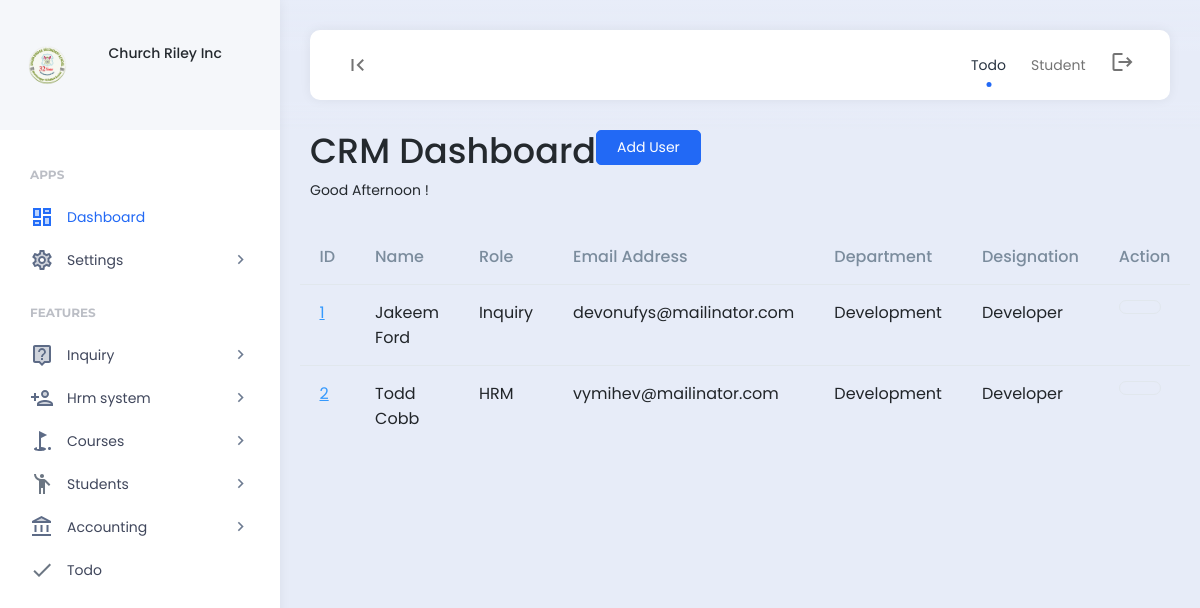
The page /company_user/ (signed in) on the database its author committed.
### features/models.py (models this page shows, shortened)
class Company(models.Model):
    company_name = models.CharField(max_length=255)
    company_address = models.CharField(max_length=255)
    company_email = models.CharField(max_length=255)
    company_contact_number = models.CharField(max_length=255)
    company_logo = models.ImageField(upload_to='company_images/')
    payment_terms = models.TextField()
    created = models.DateField(auto_now_add=True)
    class Meta:
        verbose_name_plural = "03. Company Setup"

### hrm/models.py (models this page shows, shortened)
class Employee(models.Model):
    department = models.ForeignKey(Department, on_delete=models.SET_NULL,null=True)
    designation = models.ForeignKey(Designation, on_delete=models.SET_NULL,null=True)
    user = models.OneToOneField(User, on_delete=models.CASCADE)
    permission = models.ForeignKey(Permission,on_delete=models.SET_NULL,null=True, blank=True)
    code = models.CharField(max_length=100,null=True, blank=True)
    email = models.CharField(max_length=200,null=True, blank=True)
    contact = models.CharField(max_length=200,null=True, blank=True)
    address = models.CharField(max_length=200,null=True, blank=True)
    emp_salary = models.CharField(max_length=200,null=True, blank=True)
    emp_password = models.CharField(max_length=200,null=True, blank=True)
    date_joined = models.DateTimeField(null=True, blank=True)
    date_modified = models.DateTimeField(auto_now=True)
    created = models.DateTimeField(auto_now_add=True)
    class Meta:
        verbose_name_plural = "01. Employees"

class Department(models.Model):
    department = models.CharField(max_length=255)
    def __str__(self):
        return self.department
    class Meta:
        verbose_name_plural = "05. Department"

class Designation(models.Model):
    department = models.ForeignKey(Department, on_delete=models.CASCADE)
    designation = models.CharField(max_length=255)
    def __str__(self):
        return self.designation
    class Meta:
        verbose_name_plural = "05. Designation"

### account/models.py (models this page shows, shortened)
class Permission(models.Model):
    role = models.OneToOneField(Role, on_delete=models.CASCADE)
    create_finance = models.BooleanField(default=0)
    read_finance = models.BooleanField(default=0)
    update_finance = models.BooleanField(default=0)
    delete_finance = models.BooleanField(default=0)
    manage_finance = models.BooleanField(default=0)
    manage_company = models.BooleanField(default=0)
    create_account = models.BooleanField(default=0)
    read_account = models.BooleanField(default=0)
    update_account = models.BooleanField(default=0)
    delete_account = models.BooleanField(default=0)
    manage_account = models.BooleanField(default=0)
    create_leads = models.BooleanField(default=0)
    read_leads = models.BooleanField(default=0)
    update_leads = models.BooleanField(default=0)
    delete_leads = models.BooleanField(default=0)
    manage_leads = models.BooleanField(default=0)
    manage_leads = models.BooleanField(default=0)
    create_hrm = models.BooleanField(default=0)
    read_hrm = models.BooleanField(default=0)
    update_hrm = models.BooleanField(default=0)
    delete_hrm = models.BooleanField(default=0)
    manage_hrm = models.BooleanField(default=0)
    create_course = models.BooleanField(default=0)
    read_course = models.BooleanField(default=0)
    update_course = models.BooleanField(default=0)
    delete_course = models.BooleanField(default=0)
    manage_course = models.BooleanField(default=0)
    create_student = models.BooleanField(default=0)
    read_student = models.BooleanField(default=0)
    update_student = models.BooleanField(default=0)
    delete_student = models.BooleanField(default=0)
    manage_student = models.BooleanField(default=0)
    create_inquiry = models.BooleanField(default=0)
    read_inquiry = models.BooleanField(default=0)
    update_inquiry = models.BooleanField(default=0)
    delete_inquiry = models.BooleanField(default=0)
    manage_inquiry = models.BooleanField(default=0)
    def __str__(self):
        return self.role.role
    class Meta:
        verbose_name_plural = "02. Permissions"

class Role(models.Model):
    role = models.CharField(max_length=255)
    class Meta:
        verbose_name_plural = "01. Role"

### account/views.py (the view)
# urls.py: path("company_user/", views.company_user, name="company_user"),
def company_user(request):
    if 'read_account' in custom_data_views(request):
        company_users = Employee.objects.all()
        roles = Role.objects.all()
        context = {
            'company_users':company_users,
            'roles':roles,
        }
        return render (request,'account/company_user.html',context)
    else:
        messages.info(request, "Unauthorized access.")
        return redirect('home')

### templates/account/company_user.html (shortened to what this page needs)
{% load static %}{% include 'header.html' %}
<div class="app-content">
    <div class="content-wrapper">
		<div class="hk-pg-header">
			<div class="d-flex">
				<div class="d-flex flex-wrap justify-content-between flex-1">
					<div class="mb-md-0 mb-2 me-8">
						<div class="d-flex align-items-center">
							<h1 class="pg-title">CRM Dashboard</h1>
						</div>
						<p id="greeting"></p>
					</div>
					{% if 'create_account' in permissions %}
					<div class="pg-header-action-wrap">
						<a href="{% url 'add_employee' %}"><button class="btn btn-primary" >Add User</button></a>
					</div>
					{% endif %}
				</div>
			</div>
		</div>
		<div class="invoice-body mt-3">
			<div class="row">
				<table id="datable_1" class="table nowrap w-100 mb-5">
					<thead>
						<tr>
							<th>ID</th>
							<th>Name</th>
							<th>Role</th>
							<th>Email Address</th>
							<th>Department</th>
							<th>Designation</th>
							<th>Action</th>
						</tr>
					</thead>
					<tbody>
						{% for company_users in company_users %}
						<tr>
							<td><a href="#" class="table-link-text link-high-em">{{company_users.id}}</a></td>
							<td>{{company_users.user.first_name}} {{company_users.user.last_name}}</td>
							<td>{{company_users.permission}}</td>
							<td>{{company_users.email}}</td>
							<td>{{company_users.department}}</td>
							<td>{{company_users.designation}}</td>
							<td>
                                <div class="d-flex align-items-center">
                                    <div class="d-flex">
                                        {% if 'update_hrm' in permissions %}
										<a class="btn btn-icon btn-flush-dark btn-rounded flush-soft-hover" data-bs-toggle="tooltip" data-bs-placement="top" title="" data-bs-original-title="Edit" href="{% url 'edit_employee' id=company_users.id %}"><span class="icon"><span class="feather-icon"></span></span></a>
                                        {% endif %}
                                    </div>
                                </div>
                            </td>
						</tr>
						{% endfor %}
					</tbody>
				</table>
			</div>
		</div>
	</div>
</div>
{% include 'footer.html' %}

### templates/header.html (shortened to what this page needs)
{% load static %}
<body>
    {% include 'nav_links.html' %}
    <div class="app align-content-stretch d-flex flex-wrap">
        <div class="app-sidebar">
            <div class="logo d-flex align-items-center">
                <div class="row">
                    <div class="col-2">
                        <img src="{{company.company_logo.url}}" height="40">
                    </div>
                    <div class="col-2"></div>
                    <div class="col-8">
                        <div class="sidebar-user-switcher user-activity-online">
                            <h6>{{company.company_name}}</h6>
                        </div>
                    </div>
                </div>
            </div>
            <div class="app-menu">
                <ul class="accordion-menu">
                    <li class="sidebar-title">
                        Apps
                    </li>
                    <li class="active-page">
                        <a href="{% url 'home' %}" class="active"><i class="material-icons-two-tone">dashboard</i>Dashboard</a>
                    </li>
                    <li>
                        <a href=""><i class="material-icons-two-tone">settings</i>Settings<i class="material-icons has-sub-menu">keyboard_arrow_right</i></a>
                    </li>
                    <li class="sidebar-title">
                        Features
                    </li>
                    <li>
                        <a href=""><i class="material-icons-two-tone">live_help</i>Inquiry<i class="material-icons has-sub-menu">keyboard_arrow_right</i></a>
                    </li>
                    <li>
                        <a href=""><i class="material-icons-two-tone">person_add</i>Hrm system<i class="material-icons has-sub-menu">keyboard_arrow_right</i></a>
                    </li>
                    <li>
                        <a href=""><i class="material-icons-two-tone">golf_course</i>Courses<i class="material-icons has-sub-menu">keyboard_arrow_right</i></a>
                    </li>
                    <li>
                        <a href="#"><i class="material-icons-two-tone">emoji_people</i>Students<i class="material-icons has-sub-menu">keyboard_arrow_right</i></a>
                    </li>
                    <li>
                        <a href="#"><i class="material-icons-two-tone">account_balance</i>Accounting<i class="material-icons has-sub-menu">keyboard_arrow_right</i></a>
                    </li>
                    <li>
                        <a href="{% url 'todo' %}"><i class="material-icons-two-tone">done</i>Todo</a>
                    </li>
                </ul>
            </div>
        </div>
        <div class="app-container">
            <div class="app-header">
                <nav class="navbar navbar-light navbar-expand">
                    <div class="container-fluid">
                        <div class="navbar-nav" id="navbarNav">
                            <ul class="navbar-nav">
                                <li class="nav-item">
                                    <a class="nav-link hide-sidebar-toggle-button" href="#"><i class="material-icons">first_page</i></a>
                                </li>
                            </ul>
                        </div>
                        <div class="d-flex">
                            <ul class="navbar-nav">
                                <li class="nav-item hidden-on-mobile">
                                    <a class="nav-link active" href="{% url 'todo' %}">Todo</a>
                                </li>
                                <li class="nav-item hidden-on-mobile">
                                    <a class="nav-link" href="{% url 'student' %}">Student</a>
                                </li>
                                <li class="nav-item">
                                    <a class="nav-link" href="{% url 'logout' %}"><i class="material-icons">logout</i></a>
                                </li>
                            </ul>
                        </div>
                    </div>
                </nav>
            </div>

### rows shown on the page
Company: company_logo (picture), company_name "Church Riley Inc"
Employee: id "1", user.first_name "Jakeem", user.last_name "Ford", permission "Inquiry", email "devonufys@mailinator.com", department "Development", designation "Developer"
Employee: id "2", user.first_name "Todd", user.last_name "Cobb", permission "HRM", email "vymihev@mailinator.com", department "Development", designation "Developer"
